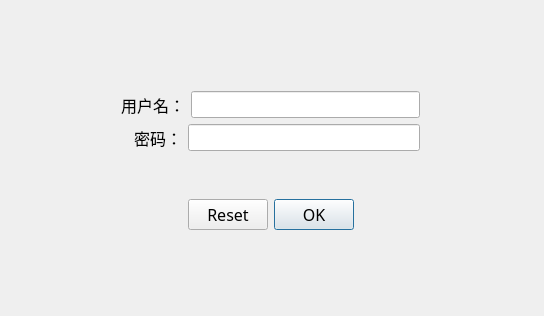
<?xml version="1.0" encoding="UTF-8"?>
<ui version="4.0">
 <class>Login</class>
 <widget class="QDialog" name="Login">
  <property name="geometry">
   <rect>
    <x>0</x>
    <y>0</y>
    <width>544</width>
    <height>316</height>
   </rect>
  </property>
  <property name="windowTitle">
   <string>Login</string>
  </property>
  <property name="styleSheet">
   <string notr="true">#Login{
border-image: url(:/ECRManagementSystem/Resources/background.png);
}
#Login * {
border-image: url();
}</string>
  </property>
  <widget class="QWidget" name="layoutWidget">
   <property name="geometry">
    <rect>
     <x>110</x>
     <y>80</y>
     <width>321</width>
     <height>161</height>
    </rect>
   </property>
   <layout class="QVBoxLayout" name="verticalLayout">
    <item>
     <layout class="QHBoxLayout" name="horizontalLayout">
      <item>
       <widget class="QLabel" name="labelUsername">
        <property name="font">
         <font>
          <family>微软雅黑</family>
          <pointsize>12</pointsize>
          <weight>9</weight>
          <italic>false</italic>
          <bold>false</bold>
         </font>
        </property>
        <property name="layoutDirection">
         <enum>Qt::RightToLeft</enum>
        </property>
        <property name="styleSheet">
         <string notr="true">selection-color: rgb(255, 255, 255);
font: 75 12pt &quot;微软雅黑&quot;;</string>
        </property>
        <property name="text">
         <string>用户名：</string>
        </property>
        <property name="alignment">
         <set>Qt::AlignRight|Qt::AlignTrailing|Qt::AlignVCenter</set>
        </property>
       </widget>
      </item>
      <item>
       <widget class="QLineEdit" name="lineEditUsername">
        <property name="font">
         <font>
          <pointsize>12</pointsize>
         </font>
        </property>
       </widget>
      </item>
     </layout>
    </item>
    <item>
     <layout class="QHBoxLayout" name="horizontalLayout_2">
      <item>
       <widget class="QLabel" name="labelPassword">
        <property name="font">
         <font>
          <family>微软雅黑</family>
          <pointsize>12</pointsize>
          <weight>9</weight>
          <italic>false</italic>
          <bold>false</bold>
         </font>
        </property>
        <property name="layoutDirection">
         <enum>Qt::RightToLeft</enum>
        </property>
        <property name="styleSheet">
         <string notr="true">font: 75 12pt &quot;微软雅黑&quot;;</string>
        </property>
        <property name="text">
         <string>   密码：</string>
        </property>
        <property name="alignment">
         <set>Qt::AlignRight|Qt::AlignTrailing|Qt::AlignVCenter</set>
        </property>
       </widget>
      </item>
      <item>
       <widget class="QLineEdit" name="lineEditPassword">
        <property name="font">
         <font>
          <pointsize>12</pointsize>
         </font>
        </property>
        <property name="echoMode">
         <enum>QLineEdit::PasswordEchoOnEdit</enum>
        </property>
       </widget>
      </item>
     </layout>
    </item>
    <item>
     <spacer name="verticalSpacer">
      <property name="orientation">
       <enum>Qt::Vertical</enum>
      </property>
      <property name="sizeHint" stdset="0">
       <size>
        <width>20</width>
        <height>40</height>
       </size>
      </property>
     </spacer>
    </item>
    <item>
     <widget class="QDialogButtonBox" name="buttonBoxLogin">
      <property name="font">
       <font>
        <family>微软雅黑</family>
        <pointsize>12</pointsize>
        <weight>9</weight>
        <italic>false</italic>
        <bold>false</bold>
       </font>
      </property>
      <property name="styleSheet">
       <string notr="true">font: 75 12pt &quot;微软雅黑&quot;;</string>
      </property>
      <property name="orientation">
       <enum>Qt::Horizontal</enum>
      </property>
      <property name="standardButtons">
       <set>QDialogButtonBox::Ok|QDialogButtonBox::Reset</set>
      </property>
      <property name="centerButtons">
       <bool>true</bool>
      </property>
     </widget>
    </item>
   </layout>
  </widget>
 </widget>
 <layoutdefault spacing="6" margin="11"/>
 <resources>
  <include location="ecrmanagementsystem.qrc"/>
 </resources>
 <connections/>
</ui>
